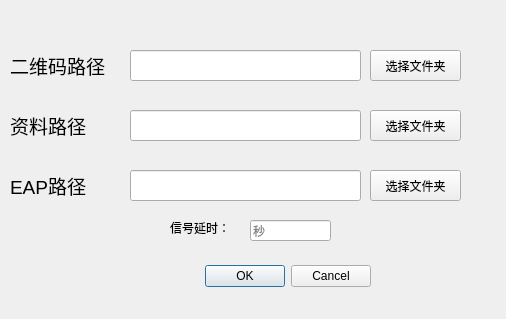
<?xml version="1.0" encoding="UTF-8"?>
<ui version="4.0">
 <class>SetUpDialog</class>
 <widget class="QDialog" name="SetUpDialog">
  <property name="geometry">
   <rect>
    <x>0</x>
    <y>0</y>
    <width>506</width>
    <height>319</height>
   </rect>
  </property>
  <property name="windowTitle">
   <string>选择文件夹</string>
  </property>
  <widget class="QDialogButtonBox" name="buttonBox">
   <property name="geometry">
    <rect>
     <x>30</x>
     <y>260</y>
     <width>341</width>
     <height>32</height>
    </rect>
   </property>
   <property name="orientation">
    <enum>Qt::Horizontal</enum>
   </property>
   <property name="standardButtons">
    <set>QDialogButtonBox::Cancel|QDialogButtonBox::Ok</set>
   </property>
  </widget>
  <widget class="QLineEdit" name="lineEdit">
   <property name="geometry">
    <rect>
     <x>130</x>
     <y>50</y>
     <width>231</width>
     <height>31</height>
    </rect>
   </property>
  </widget>
  <widget class="QLineEdit" name="lineEdit_2">
   <property name="geometry">
    <rect>
     <x>130</x>
     <y>110</y>
     <width>231</width>
     <height>31</height>
    </rect>
   </property>
  </widget>
  <widget class="QLabel" name="label">
   <property name="geometry">
    <rect>
     <x>10</x>
     <y>50</y>
     <width>131</width>
     <height>31</height>
    </rect>
   </property>
   <property name="text">
    <string>&lt;html&gt;&lt;head/&gt;&lt;body&gt;&lt;p&gt;&lt;span style=&quot; font-size:14pt;&quot;&gt;二维码路径&lt;/span&gt;&lt;/p&gt;&lt;/body&gt;&lt;/html&gt;</string>
   </property>
  </widget>
  <widget class="QLabel" name="label_2">
   <property name="geometry">
    <rect>
     <x>10</x>
     <y>110</y>
     <width>101</width>
     <height>31</height>
    </rect>
   </property>
   <property name="text">
    <string>&lt;html&gt;&lt;head/&gt;&lt;body&gt;&lt;p&gt;&lt;span style=&quot; font-size:14pt;&quot;&gt;资料路径&lt;/span&gt;&lt;/p&gt;&lt;/body&gt;&lt;/html&gt;</string>
   </property>
  </widget>
  <widget class="QPushButton" name="pushButton">
   <property name="geometry">
    <rect>
     <x>370</x>
     <y>50</y>
     <width>91</width>
     <height>31</height>
    </rect>
   </property>
   <property name="text">
    <string>选择文件夹</string>
   </property>
  </widget>
  <widget class="QPushButton" name="pushButton_2">
   <property name="geometry">
    <rect>
     <x>370</x>
     <y>110</y>
     <width>91</width>
     <height>31</height>
    </rect>
   </property>
   <property name="text">
    <string>选择文件夹</string>
   </property>
  </widget>
  <widget class="QLabel" name="label_3">
   <property name="geometry">
    <rect>
     <x>10</x>
     <y>170</y>
     <width>81</width>
     <height>31</height>
    </rect>
   </property>
   <property name="text">
    <string>&lt;html&gt;&lt;head/&gt;&lt;body&gt;&lt;p&gt;&lt;span style=&quot; font-size:14pt;&quot;&gt;EAP路径&lt;/span&gt;&lt;/p&gt;&lt;/body&gt;&lt;/html&gt;</string>
   </property>
  </widget>
  <widget class="QLineEdit" name="lineEdit_3">
   <property name="geometry">
    <rect>
     <x>130</x>
     <y>170</y>
     <width>231</width>
     <height>31</height>
    </rect>
   </property>
  </widget>
  <widget class="QPushButton" name="pushButton_3">
   <property name="geometry">
    <rect>
     <x>370</x>
     <y>170</y>
     <width>91</width>
     <height>31</height>
    </rect>
   </property>
   <property name="text">
    <string>选择文件夹</string>
   </property>
  </widget>
  <widget class="QLabel" name="label_4">
   <property name="geometry">
    <rect>
     <x>170</x>
     <y>220</y>
     <width>72</width>
     <height>15</height>
    </rect>
   </property>
   <property name="text">
    <string>信号延时：</string>
   </property>
  </widget>
  <widget class="QLineEdit" name="lineEdit_4">
   <property name="geometry">
    <rect>
     <x>250</x>
     <y>220</y>
     <width>81</width>
     <height>21</height>
    </rect>
   </property>
   <property name="placeholderText">
    <string>秒</string>
   </property>
  </widget>
 </widget>
 <resources/>
 <connections>
  <connection>
   <sender>buttonBox</sender>
   <signal>accepted()</signal>
   <receiver>SetUpDialog</receiver>
   <slot>accept()</slot>
   <hints>
    <hint type="sourcelabel">
     <x>248</x>
     <y>254</y>
    </hint>
    <hint type="destinationlabel">
     <x>157</x>
     <y>274</y>
    </hint>
   </hints>
  </connection>
  <connection>
   <sender>buttonBox</sender>
   <signal>rejected()</signal>
   <receiver>SetUpDialog</receiver>
   <slot>reject()</slot>
   <hints>
    <hint type="sourcelabel">
     <x>316</x>
     <y>260</y>
    </hint>
    <hint type="destinationlabel">
     <x>286</x>
     <y>274</y>
    </hint>
   </hints>
  </connection>
 </connections>
</ui>
